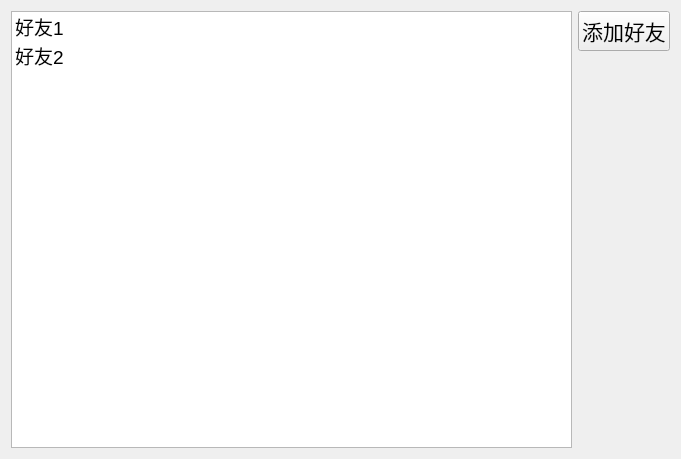
<?xml version="1.0" encoding="UTF-8"?>
<ui version="4.0">
 <class>OnlineUserWid</class>
 <widget class="QWidget" name="OnlineUserWid">
  <property name="geometry">
   <rect>
    <x>0</x>
    <y>0</y>
    <width>681</width>
    <height>459</height>
   </rect>
  </property>
  <property name="windowTitle">
   <string>Form</string>
  </property>
  <layout class="QHBoxLayout" name="horizontalLayout">
   <item>
    <widget class="QListWidget" name="onlineuser_lw">
     <property name="font">
      <font>
       <pointsize>14</pointsize>
      </font>
     </property>
     <item>
      <property name="text">
       <string>好友1</string>
      </property>
     </item>
     <item>
      <property name="text">
       <string>好友2</string>
      </property>
     </item>
    </widget>
   </item>
   <item>
    <layout class="QVBoxLayout" name="verticalLayout">
     <item>
      <widget class="QPushButton" name="addfriend_pb">
       <property name="font">
        <font>
         <family>Adobe Devanagari</family>
         <pointsize>16</pointsize>
        </font>
       </property>
       <property name="text">
        <string>添加好友</string>
       </property>
      </widget>
     </item>
     <item>
      <spacer name="verticalSpacer">
       <property name="orientation">
        <enum>Qt::Vertical</enum>
       </property>
       <property name="sizeHint" stdset="0">
        <size>
         <width>20</width>
         <height>40</height>
        </size>
       </property>
      </spacer>
     </item>
    </layout>
   </item>
  </layout>
 </widget>
 <resources/>
 <connections/>
</ui>
